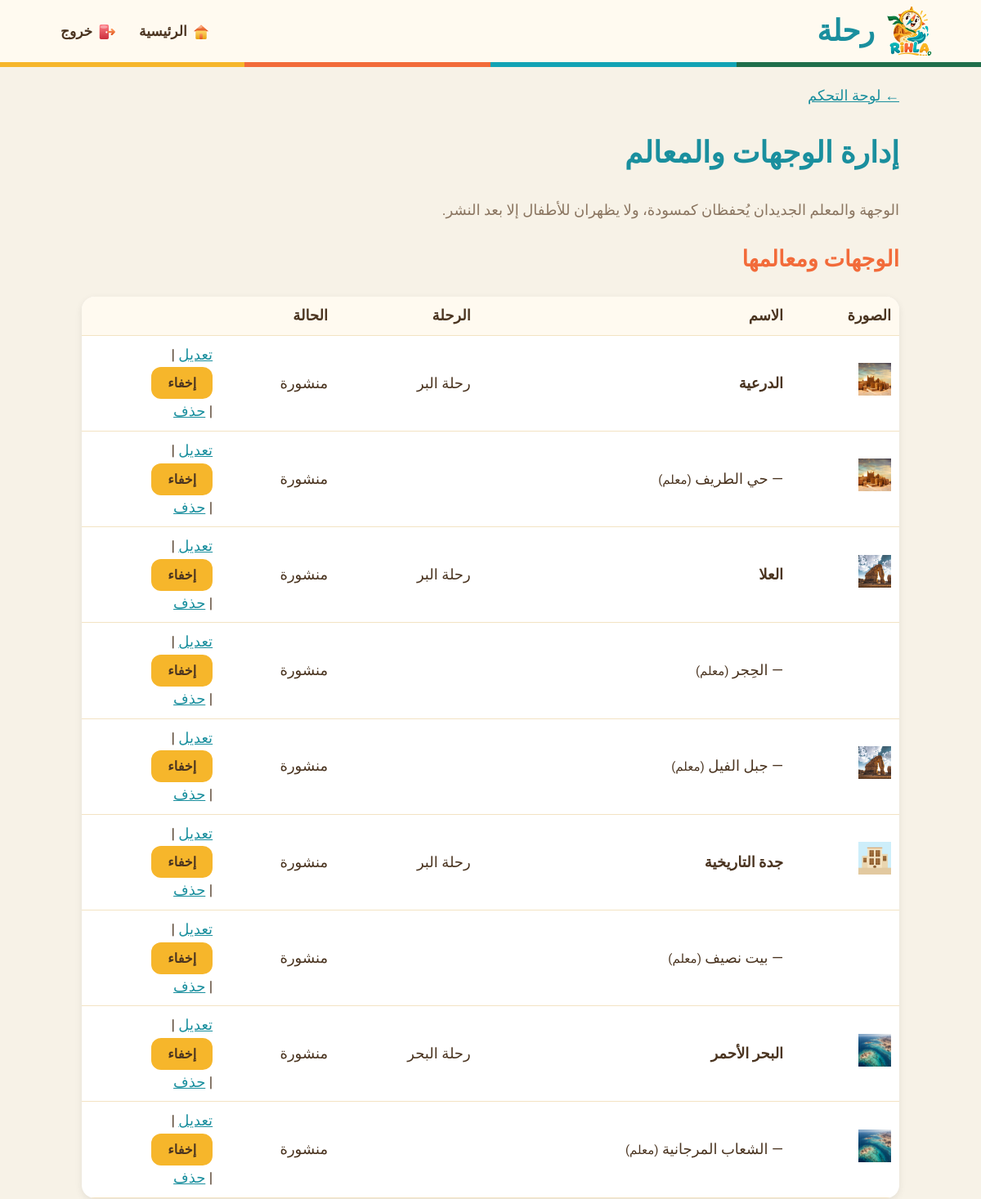
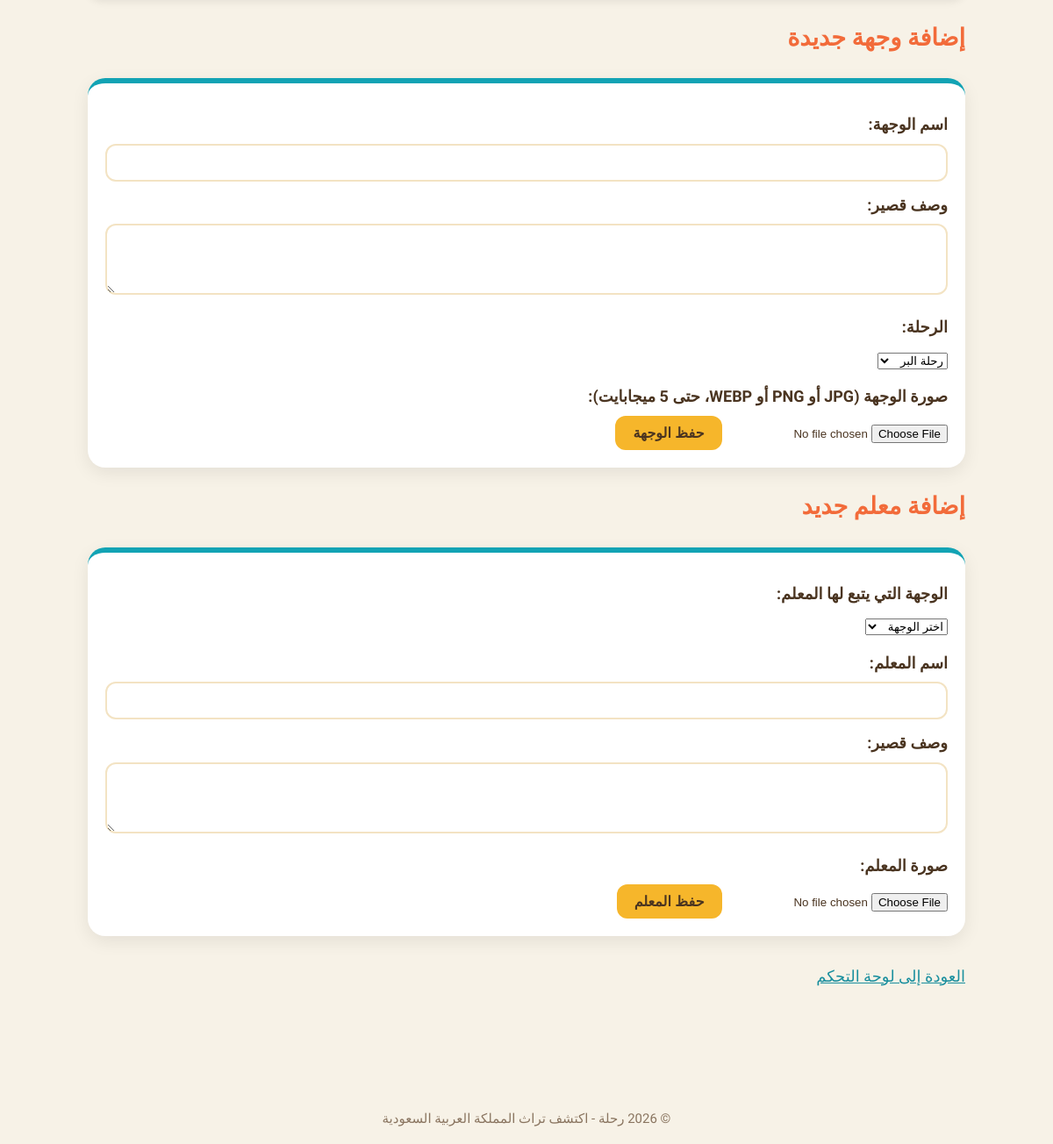
Screenshot of /manage_destinations.php (signed in) with the database file from the repository (2 pictures, top to bottom).
### tables this page shows
CREATE TABLE `destination` (
  `destinationID` int(11) NOT NULL,
  `name` varchar(50) NOT NULL,
  `description` text NOT NULL,
  `imagePath` varchar(255) NOT NULL,
  `status` enum('draft','published','hidden') NOT NULL DEFAULT 'draft',
  `journeyID` int(11) NOT NULL,
  `adminID` int(11) NOT NULL
);

CREATE TABLE `journey` (
  `journeyID` int(11) NOT NULL,
  `name` varchar(30) NOT NULL,
  `type` enum('land','sea') NOT NULL
);

CREATE TABLE `landmark` (
  `landmarkID` int(11) NOT NULL,
  `name` varchar(80) NOT NULL,
  `description` text NOT NULL,
  `imagePath` varchar(255) NOT NULL,
  `status` enum('draft','published','hidden') NOT NULL DEFAULT 'draft',
  `destinationID` int(11) NOT NULL
);

### data/destinations.php (called while the page is built, shortened)
<?php
function readDestinations() {
    $pdo = db();
    $destinations = [];
    $sql = 'SELECT d.destinationID, d.name, d.description, d.imagePath, d.status, j.type
              FROM destination d
              JOIN journey j ON d.journeyID = j.journeyID
             ORDER BY d.destinationID';
    foreach ($pdo->query($sql) as $row) {
        $destinations[(int)$row['destinationID']] = [
            'name'      => $row['name'],
            'desc'      => $row['description'],
            'imagePath' => $row['imagePath'],
            'journey'   => $row['type'],
            'status'    => $row['status'],
            'landmarks' => []
        ];
    }
    $sql = 'SELECT landmarkID, name, description, imagePath, status, destinationID
              FROM landmark
             ORDER BY landmarkID';
    foreach ($pdo->query($sql) as $row) {
        $id = (int)$row['destinationID'];
        if (isset($destinations[$id])) {
            $destinations[$id]['landmarks'][] = [
                'landmarkID' => (int)$row['landmarkID'],
                'name'       => $row['name'],
                'desc'       => $row['description'],
                'imagePath'  => $row['imagePath'],
                'status'     => $row['status']
            ];
        }
    }
    return $destinations;
}

### logic/journeys.php (called while the page is built, shortened)
<?php
require_once __DIR__ . '/../data/destinations.php';
function getJourneys() {
    return [
        'land' => 'رحلة البر',
        'sea'  => 'رحلة البحر'
    ];
}
function getAllDestinations() {
    return readDestinations();
}

### logic/images.php (called while the page is built, shortened)
<?php
function imageExists($imagePath) {
    return $imagePath !== '' && $imagePath !== null && file_exists(__DIR__ . '/../' . $imagePath);
}

### manage_destinations.php (the view, shortened to what this page needs)
<?php
require_once 'logic/content_admin.php';
$destinations = getAllDestinations();
$journeys     = getJourneys();
$statusNames  = ['draft' => 'مسودة', 'published' => 'منشورة', 'hidden' => 'مخفية'];
$editDestinationID = (int)($_GET['edit_destination'] ?? 0);
$editDestination   = $destinations[$editDestinationID] ?? null;
$editLandmarkID = (int)($_GET['edit_landmark'] ?? 0);
$editLandmark   = $editLandmarkID > 0 ? findLandmarkByID($editLandmarkID) : null;
$destinationForm = [
    'name'        => $_POST['name'] ?? ($editDestination['name'] ?? ''),
    'description' => $_POST['description'] ?? ($editDestination['desc'] ?? ''),
    'journey'     => $_POST['journey'] ?? ($editDestination['journey'] ?? 'land')
];
$landmarkForm = [
    'name'        => $_POST['name'] ?? ($editLandmark['name'] ?? ''),
    'description' => $_POST['description'] ?? ($editLandmark['description'] ?? ''),
    'destination' => $_POST['destination'] ?? ($editLandmark['destinationID'] ?? '')
];
$postedAction = $_POST['action'] ?? '';
?>
<?php include 'views/header.php'; ?>
<link rel="stylesheet" href="assets/css/quiz.css">
<a href="admin_dashboard.php">← لوحة التحكم</a>
<h1>إدارة الوجهات والمعالم</h1>
<p class="admin-hint">الوجهة والمعلم الجديدان يُحفظان كمسودة، ولا يظهران للأطفال إلا بعد النشر.</p>
<h2>الوجهات ومعالمها</h2>
<table class="admin-table">
    <tr>
        <th>الصورة</th>
        <th>الاسم</th>
        <th>الرحلة</th>
        <th>الحالة</th>
        <th></th>
    </tr>
    <?php foreach ($destinations as $id => $d): ?>
        <tr>
            <td><?php if (imageExists($d['imagePath'])): ?><img class="admin-icon" src="<?= e($d['imagePath']) ?>" alt=""><?php endif; ?></td>
            <td><strong><?= e($d['name']) ?></strong></td>
            <td><?= e($journeys[$d['journey']] ?? '') ?></td>
            <td><?= e($statusNames[$d['status']] ?? $d['status']) ?></td>
            <td>
                <a href="manage_destinations.php?edit_destination=<?= $id ?>#destination-form">تعديل</a> |
                <form method="POST" action="manage_destinations.php" class="inline-form">
                    <?php if ($d['status'] === 'published'): ?>
                        <button type="submit">إخفاء</button>
                    <?php else: ?>
                        <input type="hidden" name="action" value="publish_destination">
                        <button type="submit">نشر</button>
                    <?php endif; ?>
                </form>
                | <a href="delete.php?type=destination&id=<?= $id ?>&back=manage_destinations.php">حذف</a>
            </td>
        </tr>
        <?php foreach ($d['landmarks'] as $l): ?>
            <tr>
                <td><?php if (imageExists($l['imagePath'])): ?><img class="admin-icon" src="<?= e($l['imagePath']) ?>" alt=""><?php endif; ?></td>
                <td>— <?= e($l['name']) ?> <small>(معلم)</small></td>
                <td></td>
                <td><?= e($statusNames[$l['status']] ?? $l['status']) ?></td>
                <td>
                    <a href="manage_destinations.php?edit_landmark=<?= $l['landmarkID'] ?>#landmark-form">تعديل</a> |
                    <form method="POST" action="manage_destinations.php" class="inline-form">
                        <?php if ($l['status'] === 'published'): ?>
                            <button type="submit">إخفاء</button>
                        <?php else: ?>
                            <input type="hidden" name="action" value="publish_landmark">
                            <button type="submit">نشر</button>
                        <?php endif; ?>
                    </form>
                    | <a href="delete.php?type=landmark&id=<?= $l['landmarkID'] ?>&back=manage_destinations.php">حذف</a>
                </td>
            </tr>
        <?php endforeach; ?>
    <?php endforeach; ?>
</table>
<h2 id="destination-form"><?= $editDestination ? 'تعديل الوجهة' : 'إضافة وجهة جديدة' ?></h2>
<form class="admin-form" method="POST" enctype="multipart/form-data"
      action="manage_destinations.php<?= $editDestination ? '?edit_destination=' . $editDestinationID : '' ?>#destination-form">
    <?php $useForm = $postedAction === 'save_destination' || $editDestination; ?>
    <label>اسم الوجهة:</label>
    <input type="text" name="name" maxlength="50" value="<?= e($useForm ? $destinationForm['name'] : '') ?>">
    <label>وصف قصير:</label>
    <textarea name="description" rows="3"><?= e($useForm ? $destinationForm['description'] : '') ?></textarea>
    <label>الرحلة:</label>
    <select name="journey">
        <?php foreach ($journeys as $key => $label): ?>
            <option value="<?= $key ?>" <?= $destinationForm['journey'] === $key ? 'selected' : '' ?>><?= e($label) ?></option>
        <?php endforeach; ?>
    </select>
    <label>صورة الوجهة (JPG أو PNG أو WEBP، حتى 5 ميجابايت)<?= $editDestination ? ' - اتركها فارغة لإبقاء الصورة الحالية' : '' ?>:</label>
    <input type="file" name="image" accept="image/jpeg,image/png,image/webp">
    <button type="submit">حفظ الوجهة</button>
</form>
<h2 id="landmark-form"><?= $editLandmark ? 'تعديل المعلم' : 'إضافة معلم جديد' ?></h2>
<form class="admin-form" method="POST" enctype="multipart/form-data"
      action="manage_destinations.php<?= $editLandmark ? '?edit_landmark=' . $editLandmarkID : '' ?>#landmark-form">
    <?php $useForm = $postedAction === 'save_landmark' || $editLandmark; ?>
    <label>الوجهة التي يتبع لها المعلم:</label>
    <select name="destination">
        <option value="">اختر الوجهة</option>
    </select>
    <label>اسم المعلم:</label>
    <input type="text" name="name" maxlength="80" value="<?= e($useForm ? $landmarkForm['name'] : '') ?>">
    <label>وصف قصير:</label>
    <textarea name="description" rows="3"><?= e($useForm ? $landmarkForm['description'] : '') ?></textarea>
    <label>صورة المعلم<?= $editLandmark ? ' - اتركها فارغة لإبقاء الصورة الحالية' : '' ?>:</label>
    <input type="file" name="image" accept="image/jpeg,image/png,image/webp">
    <button type="submit">حفظ المعلم</button>
</form>
<br>
<a href="admin_dashboard.php">العودة إلى لوحة التحكم</a>
<?php include 'views/footer.php'; ?>

### assets/css/style.css (style rules this page uses)
body { margin: 0; font-family: "Tajawal", Tahoma, Arial, sans-serif; font-size: 18px; line-height: 1.7; color: #4a3420; background: #f7f2e7; }
a { color: #1a8f9e; }
main h1 { color: #1a8f9e; }
main h2 { color: #f26b3a; }
input[type="text"], input[type="password"] { padding: 10px; font-size: 16px; border: 2px solid #f3e3c3; border-radius: 12px; }
main button { padding: 10px 20px; font-size: 16px; font-weight: bold; background: #f6b62b; color: #4a3420; border: none; border-radius: 12px; cursor: pointer; }

### assets/css/quiz.css (style rules this page uses)
.admin-table { width: 100%; border-collapse: collapse; background: white; border-radius: 16px; overflow: hidden; box-shadow: 0 3px 10px rgba(0, 0, 0, 0.08); margin-bottom: 20px; }
.admin-table th, .admin-table td { padding: 8px 10px; border-bottom: 1px solid #f3e3c3; text-align: right; vertical-align: middle; }
.admin-table th { background: #fffaf0; }
.admin-icon { width: 40px; height: 40px; }
.inline-form { display: flex; gap: 6px; align-items: center; }
.admin-form { background: white; padding: 20px; border-radius: 20px; border-top: 6px solid #12a3b4; box-shadow: 0 6px 20px rgba(0, 0, 0, 0.08); }
.admin-form label { display: block; font-weight: bold; margin: 12px 0 6px; }
.admin-form input[type="text"], .admin-form textarea { width: 100%; box-sizing: border-box; padding: 10px; font-size: 16px; font-family: inherit; border: 2px solid #f3e3c3; border-radius: 12px; }
.admin-hint { color: #8a7560; }
.admin-table td:last-child { white-space: nowrap; }

### rows the page displays
destination: imagePath (picture), name "الدرعية", journeyID.type "رحلة البر", status "منشورة", shows "إخفاء"
landmark: imagePath (picture), name "حي الطريف", status "منشورة", shows "إخفاء"
destination: imagePath (picture), name "العلا", journeyID.type "رحلة البر", status "منشورة", shows "إخفاء"
landmark: name "الحِجر", status "منشورة", shows "إخفاء"
landmark: imagePath (picture), name "جبل الفيل", status "منشورة", shows "إخفاء"
destination: imagePath (picture), name "جدة التاريخية", journeyID.type "رحلة البر", status "منشورة", shows "إخفاء"
landmark: name "بيت نصيف", status "منشورة", shows "إخفاء"
destination: imagePath (picture), name "البحر الأحمر", journeyID.type "رحلة البحر", status "منشورة", shows "إخفاء"
landmark: imagePath (picture), name "الشعاب المرجانية", status "منشورة", shows "إخفاء"

### other values shown
form field journey "رحلة البر"
